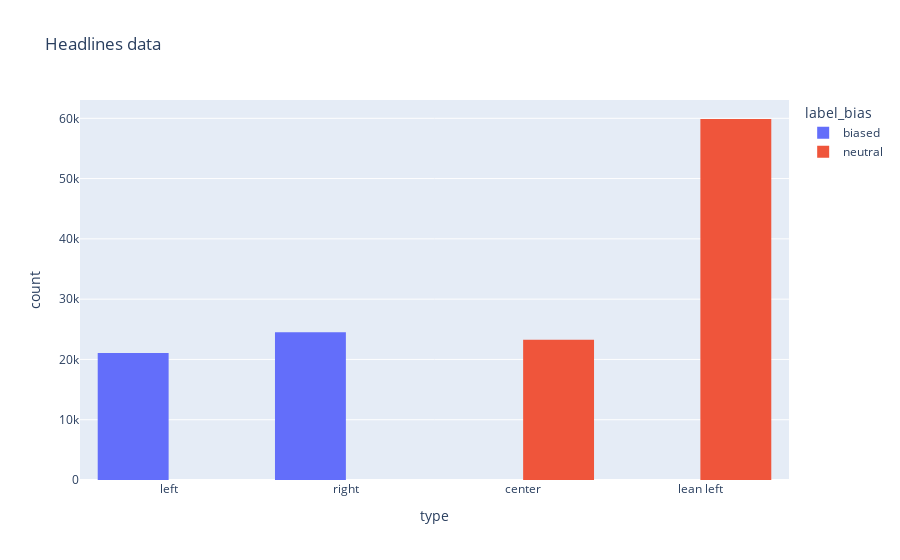

The notebook cell this image was saved under:
### Markdown cell above
The distributions of sentence bias with respect to type of outlet are close to what I would expect: most sentences coming from center outlets are labeled as non-biased with a small set of biased sentences attributing to the fact that they may come from opinion pieces or human overlook. The right and left leaning outlets have, in contrast, a larger portion of biased-language sentences than non-biased.

### Code cell
px.histogram(df2, x='type', color='label_bias', barmode='group', title='Headlines data')

### Figure 1 — Plotly figure (JSON) as saved in the notebook; plotly's stock layout.template omitted (floating-point values rounded to 4 significant figures; data arrays with more than 128 entries replaced by an {"elided": "..."} marker saying what was removed)
{"data": [{"alignmentgroup": "True", "bingroup": "x", "hovertemplate": "label_bias=biased<br>type=%{x}<br>count=%{y}<extra></extra>", "legendgroup": "biased", "marker": {"color": "#636efa", "pattern": {"shape": ""}}, "name": "biased", "offsetgroup": "biased", "orientation": "v", "showlegend": true, "type": "histogram", "x": {"elided": "45605 str values"}, "xaxis": "x", "yaxis": "y"}, {"alignmentgroup": "True", "bingroup": "x", "hovertemplate": "label_bias=neutral<br>type=%{x}<br>count=%{y}<extra></extra>", "legendgroup": "neutral", "marker": {"color": "#EF553B", "pattern": {"shape": ""}}, "name": "neutral", "offsetgroup": "neutral", "orientation": "v", "showlegend": true, "type": "histogram", "x": {"elided": "83143 str values"}, "xaxis": "x", "yaxis": "y"}], "layout": {"barmode": "group", "legend": {"title": {"text": "label_bias"}, "tracegroupgap": 0}, "title": {"text": "Headlines data"}, "xaxis": {"anchor": "y", "domain": [0, 1], "title": {"text": "type"}}, "yaxis": {"anchor": "x", "domain": [0, 1], "title": {"text": "count"}}}}
